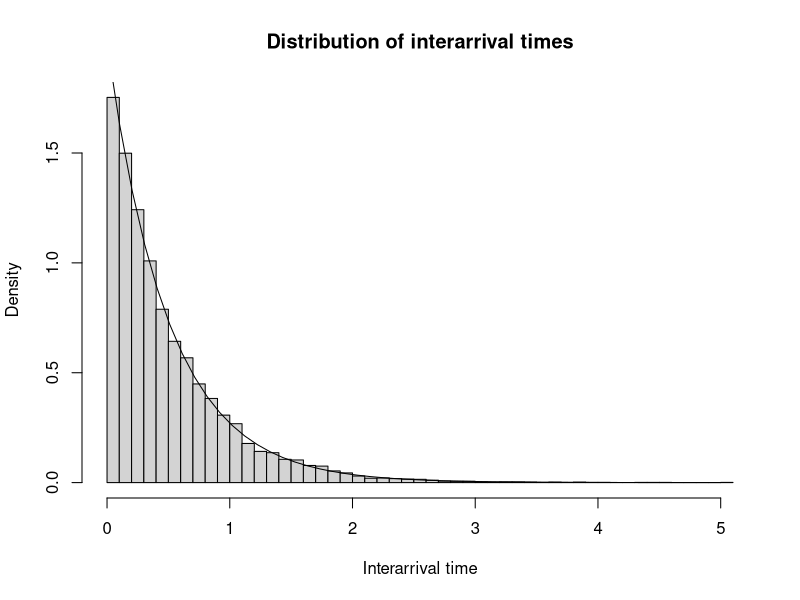
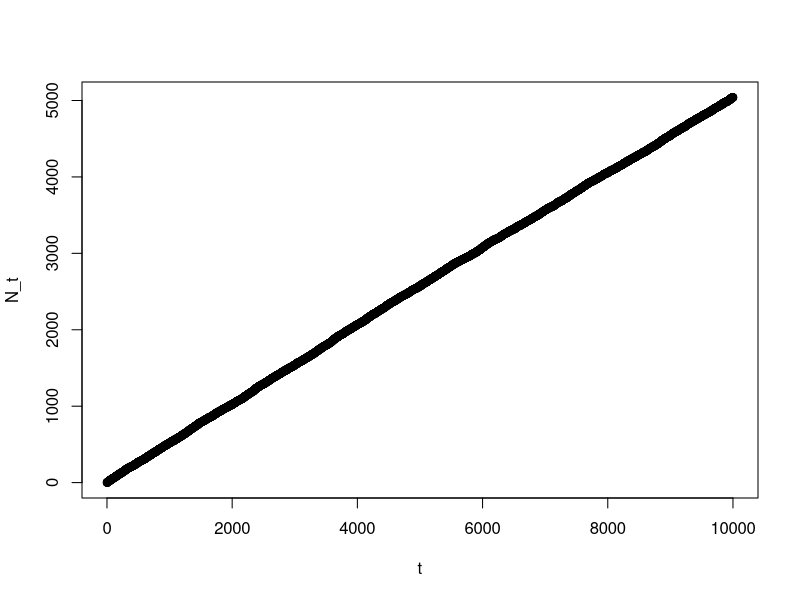
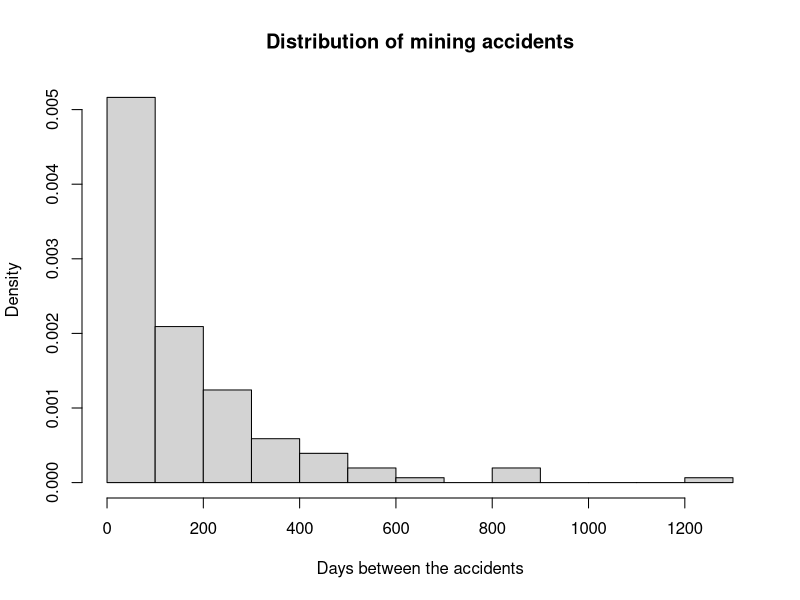
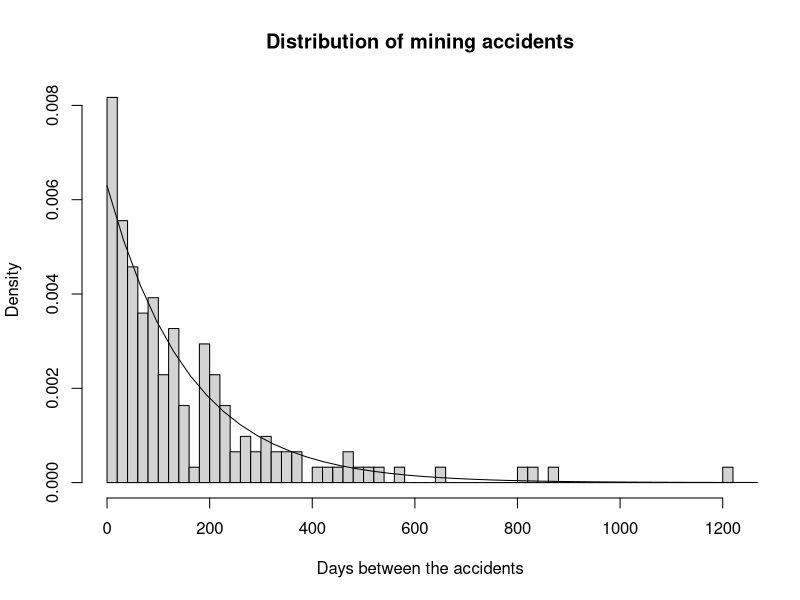
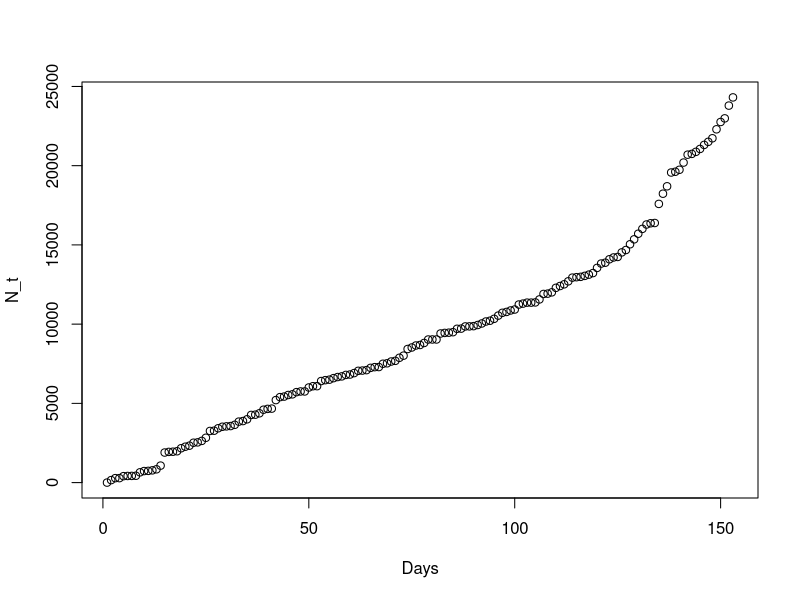
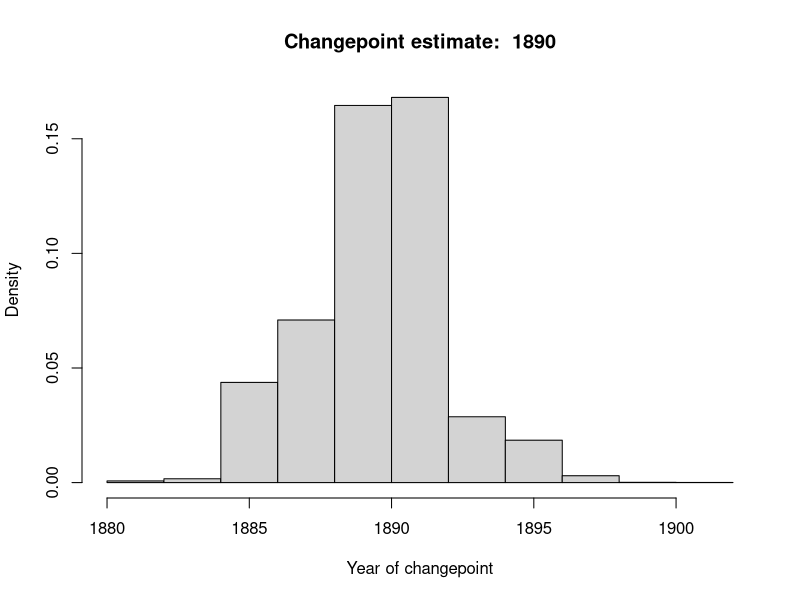
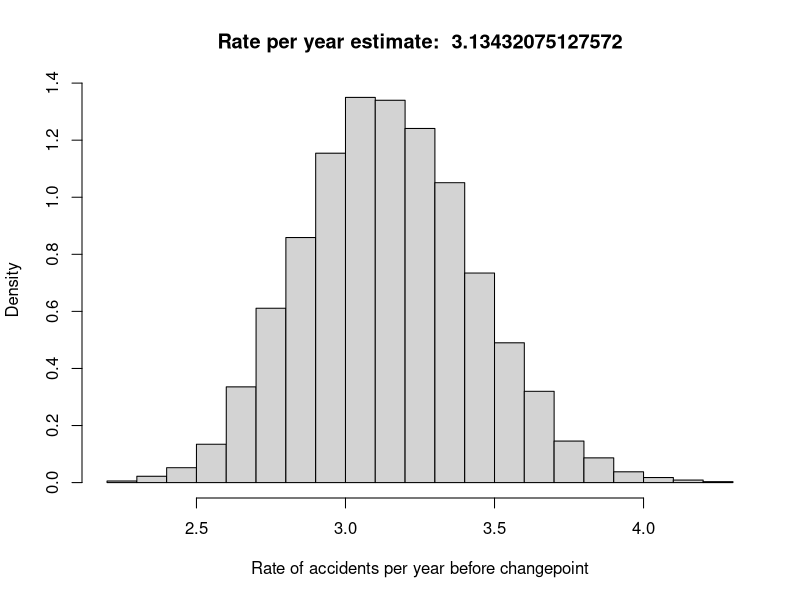
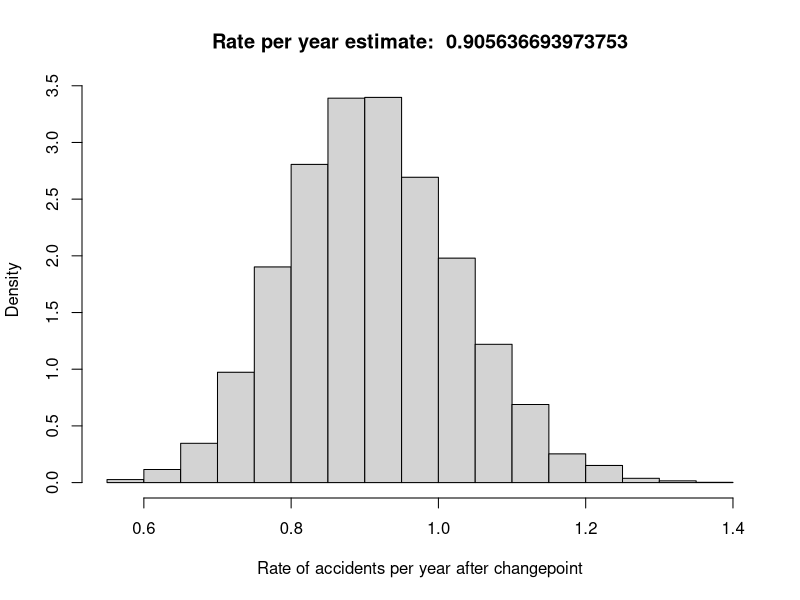

Generate these figures, in order, with R:
## ---- chunk 1
lambda <- 2 # rate parameter
totalarrivals <- 10000
X <-rexp(totalarrivals,rate=lambda) # samples interarrival times from exponential distributon
hist(X,xlab="Interarrival time",
     freq=FALSE,breaks=50,main="Distribution of interarrival times") # plots density
t <- seq(0,10/lambda,length.out=50)
points(t,lambda*exp(-lambda*t),type="l") # plots original density function on top of histogram
mean(X)
## ---- chunk 2
S <- cumsum(X)
plot(S,xlab="t",ylab="N_t") # slope will be 1/lambda
## ---- chunk 3
# update path to location of file on your computer
setwd("~/Desktop/SPRING 2022/stochastic processes/stochastic processes/week 8 Mar 28 - April 1/PoissonProcessesLab") 

f <- read.table(file="CoalMineAccidents.csv", sep=",", header=TRUE)
## ---- chunk 4
hist(f[,"Days"], freq=FALSE, xlab = "Days between the accidents", main = "Distribution of mining accidents") # density plot

## ---- chunk 5
mean <- mean(f[,"Days"])
mean
lambda <- 1/mean
lambda
hist(f[,"Days"], freq=FALSE, xlab = "Days between the accidents", main = "Distribution of mining accidents",breaks=50) 
t <- seq(0,10/lambda,length.out=50)
points(t,lambda*exp(-lambda*t),type="l")
## ---- chunk 6
S <- cumsum(f[,"Days"])
plot(S,xlab="Days",ylab="N_t") # slope will be 1/lambda

## ---- chunk 7
l1<-1/mean(f[1:130,"Days"])
l2<-1/mean(f[130:150,"Days"])

cumsum(f[1:130,"Days"]) #TAKE THE LAST ENTRY

15706/365
## ---- chunk 8
# Function for Gibbs sampler.  Takes the number of simulations desired,
# the vector of observed data, the values of the hyperparameters, the 
# possible values of k, a starting value for phi, and a starting
# value for k.

# Function takes:
# nsim: number of cycles to run
# y: vector of observed values
# a, b: parameters for prior distribution of lambda
# c, d: parameters for prior distribution of phi
# kposs: possible values of k
# phi, k: starting values of chain for phi and k

gibbsloop <- function(nsim, y, a, b, c, d, kposs, phi, k)
{
  # matrix to store simulated values from each cycle
  out <- matrix(NA, nrow = nsim, ncol = 3)
  
  # number of observations
  n <- length(y)
  
  for(i in 1:nsim)
  {
    # Generate value from full conditional of phi based on
    # current values of other parameters
    lambda <- rgamma(1, a + sum(y[1:k]), b + k)
    
    # Generate value from full conditional of phi based on
    # current values of other parameters
    phi <- rgamma(1, c + sum(y[min((k+1),n):n]), d + n - k)
    
    # generate value of k
    # determine probability masses for full conditional of k
    # based on current parameters values
    pmf <- kprobloop(kposs, y, lambda, phi)
    k <- sample(x = kposs, size = 1, prob = pmf)
    
    out[i, ] <- c(lambda, phi, k)
  }
  out
}

# Given a vector of values x, the logsumexp function calculates
# log(sum(exp(x))), but in a "smart" way that helps avoid
# numerical underflow or overflow problems.

logsumexp <- function(x)
{
  log(sum(exp(x - max(x)))) + max(x)
}

# Determine pmf for full conditional of k based on current values of other
# variables. Takes possible values of k, observed data y, current values of 
# lambda, and phi. It does this naively using a loop.

kprobloop <- function(kposs, y, lambda, phi)
{  
  # create vector to store argument of exponential function of 
  # unnormalized pmf, then calculate them
  x <- numeric(length(kposs))
  for(i in kposs)
  {
    x[i] <- i*(phi - lambda) + sum(y[1:i]) * log(lambda/phi)
  }
  #return full conditional pmf of k
  return(exp(x - logsumexp(x)))
}
## ---- chunk 9
yr <- 1851:1962
annualaccidents <- c(4,5,4,1,0,4,3,4,0,6,3,3,4,0,2,6,3,3,5,4,5,3,1,4,4,1,5,5,3,4,2,
            5,2,2,3,4,2,1,3,2,2,1,1,1,1,3,0,0,1,0,1,1,0,0,3,1,0,3,2,2,0,1,
            1,1,0,1,0,1,0,0,0,2,1,0,0,0,1,1,0,2,3,3,1,1,2,1,1,1,1,2,4,2,0,
            0,0,1,4,0,0,0,1,0,0,0,0,0,1,0,0,1,0,1)
## ---- chunk 10
nsim = 10000
chain <- gibbsloop(nsim = nsim, y = annualaccidents, a = 4, b = 1, c = 1, d = 2, kposs = 1:112, phi = 1, k = 40)
hist(chain[1000:nsim,3]+1850,xlab="Year of changepoint",freq=FALSE,
     main=paste("Changepoint estimate: ",median(1850+chain[1000:nsim,3])))

hist(chain[1000:nsim,1],xlab="Rate of accidents per year before changepoint",freq=FALSE,
     main=paste("Rate per year estimate: ",median(chain[1000:nsim,1])))

hist(chain[1000:nsim,2],xlab="Rate of accidents per year after changepoint",freq=FALSE,
     main=paste("Rate per year estimate: ",median(chain[1000:nsim,2])))
